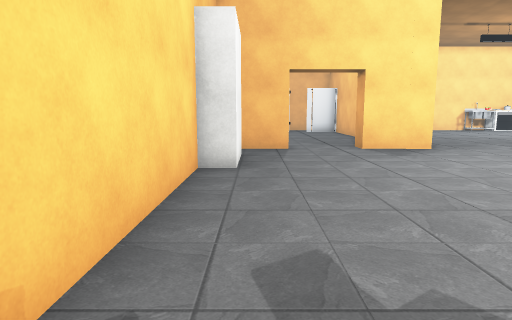
[1] (above)

24 first-person views from a walk through a 3-D level made in the Unity game engine. The camera is 1.4 m above the floor, tilts 8° down and sees 75° across. The floor is counted in squares, 1 m on a side. Each view is taken from the middle of a square. On the plan, view 1 faces up. The plan holds only what a view shows up to about 15 squares ahead; the rest is blank. The place goes on beyond the plan. The player is left out. Door leaves are left out, so doorways stand open. Some surface patterns are stand-ins.

[2]
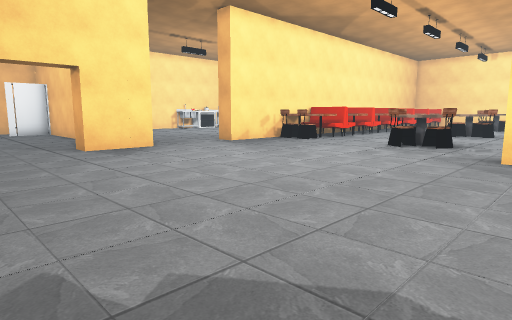

[3]
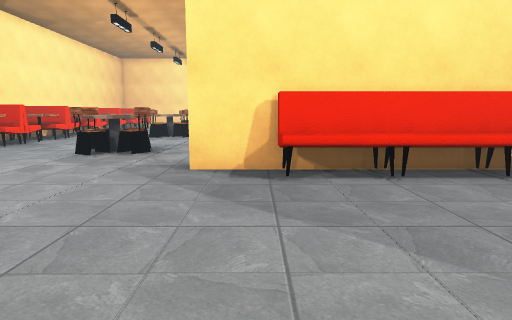

[4]
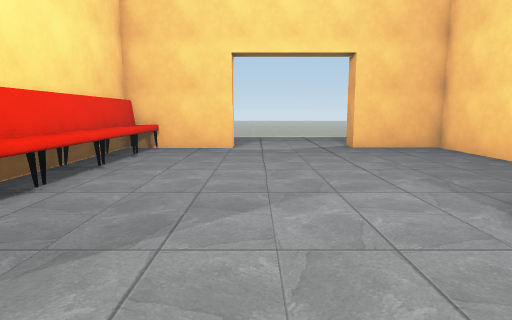

[5]
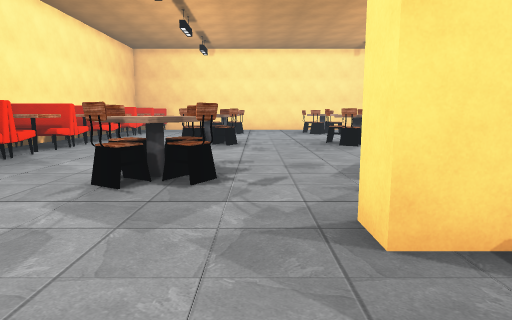

[6]
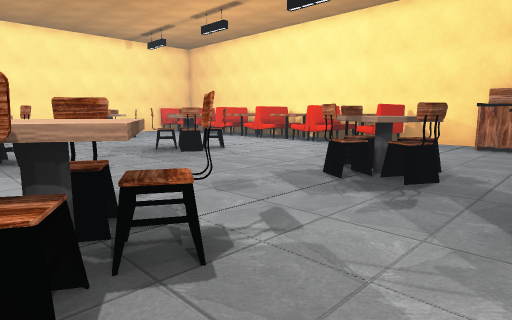

[7]
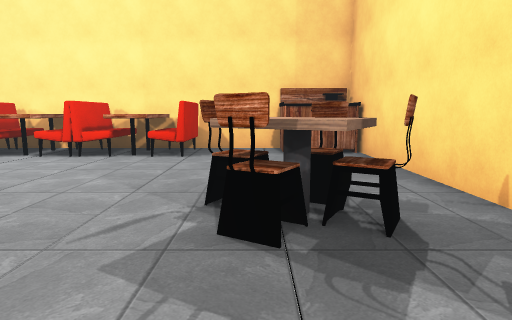

[8]
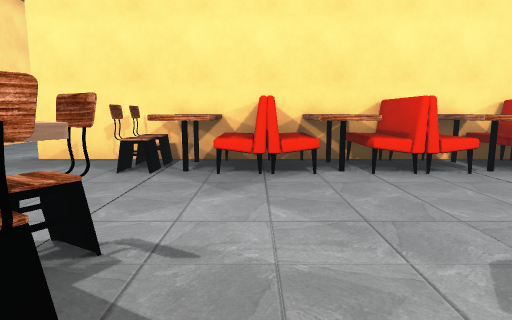

[9]
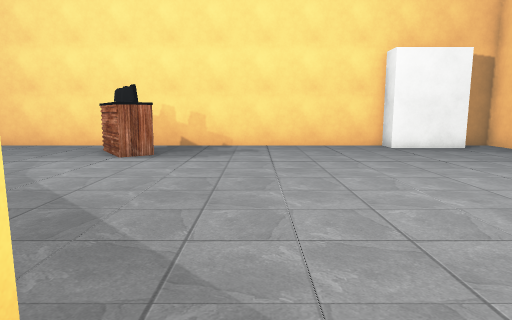

[10]
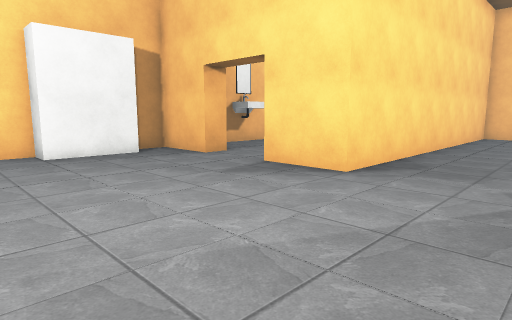

[11]
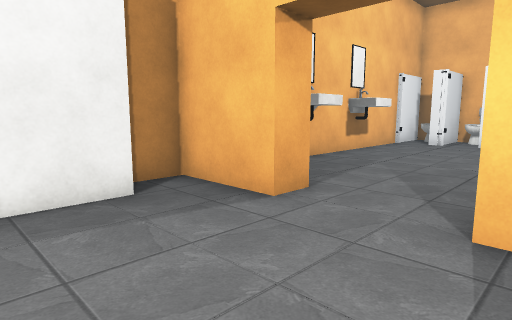

[12]
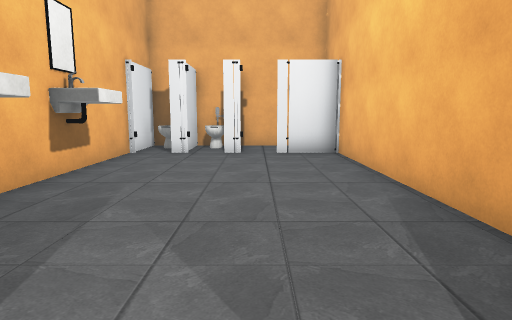

[13]
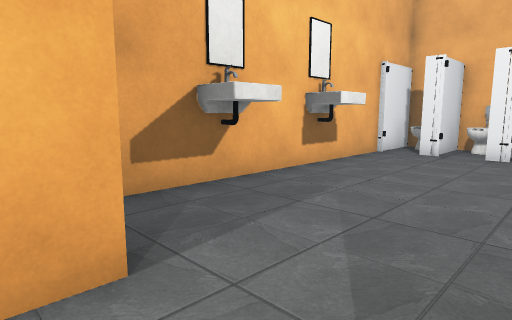

[14]
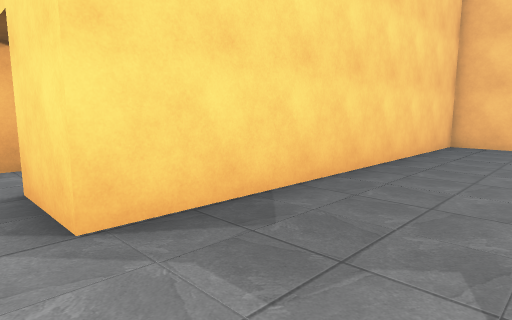

[15]
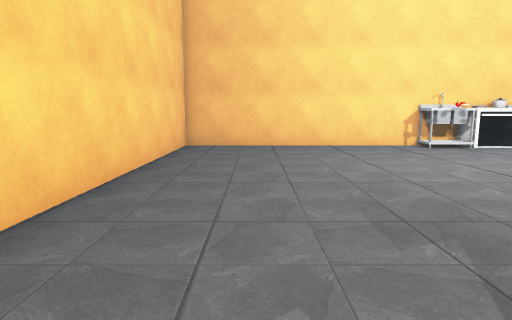

[16]
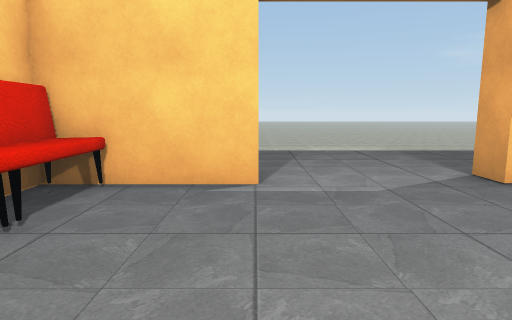

[17]
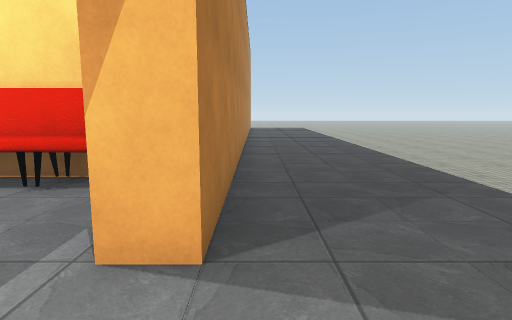

[18]
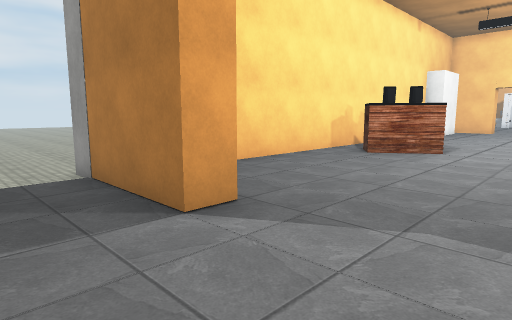

[19]
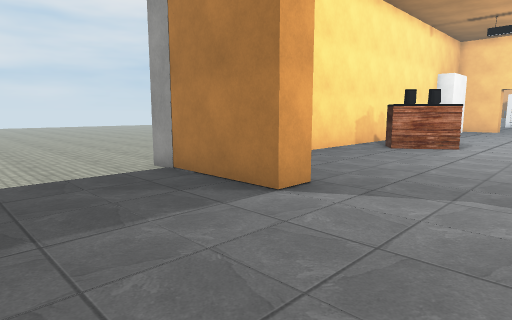

[20]
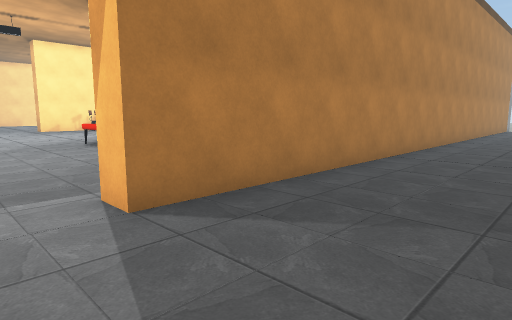

[21]
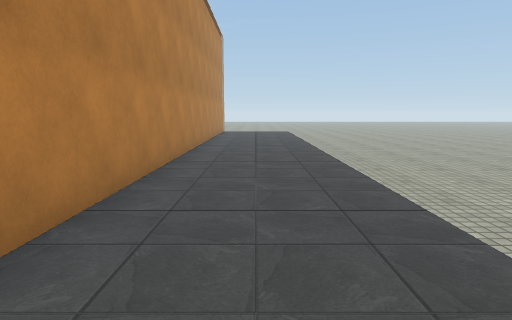

[22]
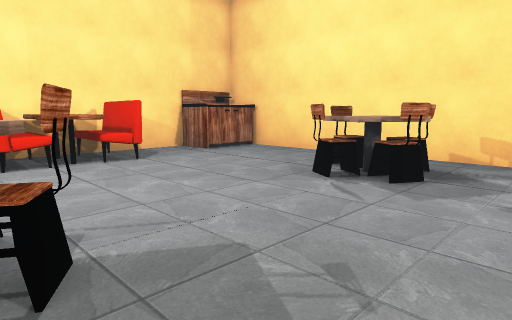

[23]
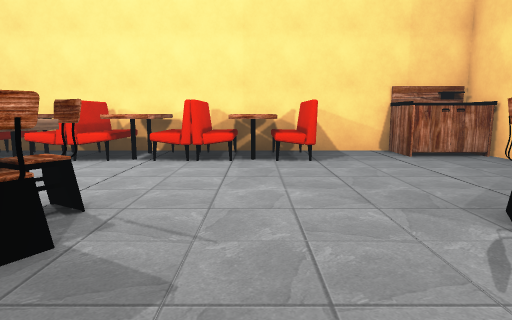

[24]
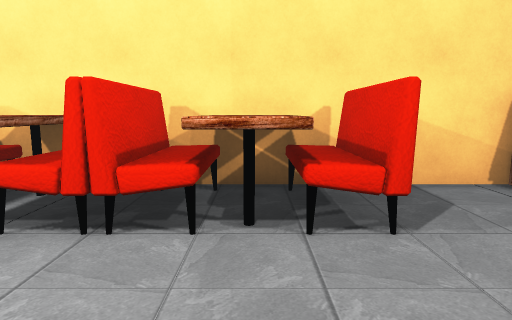

### Floor plan
Points are (right, up) in squares from view 1. A wall is a line through its corners. A room is listed if a view was taken in it or the views show most of it. See-through windows are left out.
Room 1 (views 1, 2, 3, 4, 5, 6, 7, 8, 9, 10, 11, 12, 13, 14, 16, 17, 18, 19, 20, 21, 22, 23, 24)
walls: (12.2, 0.6) (12.2, -9.4); (11.3, -0.5) (11.3, 1.7) (12.4, 1.7); (6.9, 13.1) (4.2, 13.1) (4.2, 14.2); (-0.5, 11.6) (-0.5, 8.5) (-1.5, 8.5) (-1.5, -10.5) (2.1, -10.5) (2.1, -11.5) (-2.6, -11.5); (1.3, 14.2) (1.3, 13.1) (-1.5, 13.1) (-1.5, 11.9); (5.9, 16.6) (5.9, 24.9); (14.9, -10.5) (23.5, -10.5); (23.5, 13.1) (11.2, 13.1); (23.5, -11.5) (7, -11.5) (7, -10.5) (11, -10.5); (2.5, 24.8) (1.9, 24.8); (0.6, 24.8) (0, 24.8); (-1.5, 24.9) (-1.5, 15.2)
low walls: (11.3, -3.4) (11.3, -2.5); (11.3, -8.4) (11.3, -7.5)
ways out: opening at (9, 12.2) to room 2; open door at (1.5, 25)
objects: other object (-1, 17) to (-1, 18); other object (-1, 20) to (-1, 22); other object (0, -3) to (2, -1); other object (5, 25); other object (10, -10) to (11, -8); other object (10, -7) to (11, -6); other object (10, -5) to (11, -3); other object (10, -2) to (11, -1); other object (13, -10) to (15, -9); other object (14, -2); other object (14, -1) to (15, -1); other object (14, 5); other object (14, 6) to (15, 6); other object (15, -3) to (15, -2); other object (15, 4) to (15, 5); other object (15, 11); other object (15, 12); other object (16, -3); other object (16, -2) to (17, -2); other object (16, -1) to (16, 0); other object (16, 4) to (17, 5); other object (16, 6) to (16, 7); other object (16, 11) to (16, 13); other object (17, 11) to (18, 12); other object (18, -10) to (19, -8); other object (19, 11) to (19, 12); other object (20, -10) to (20, -8); other object (20, 11) to (20, 13); other object (21, -10) to (22, -8); other object (21, 11) to (22, 12); other object (22, -2); other object (22, -1) to (23, -1); other object (22, 5); other object (22, 6) to (23, 6); other object (23, -10) to (23, -8); other object (23, -3) to (23, -2); other object (23, 4) to (23, 5); other object (23, 11) to (23, 12)
Room 2 (view 15)
walls: (20.8, 27.5) (6.9, 27.5) (6.9, 13.1)
ways out: opening at (9, 12.2) to room 1
objects: other object (17, 26) to (19, 27); other object (18, 25); other object (20, 26) to (20, 27)

Where each view was taken, in squares from view 1:
view 1: 0 up, 0 right, facing up
view 2: 0 up, 0 right, facing up-right
view 3: 0 up, 3 right, facing right
view 4: 3 up, 6 right, facing down
view 5: 3 up, 8 right, facing right
view 6: 6 up, 12 right, facing down-right
view 7: 3 up, 16 right, facing down
view 8: 3 up, 18 right, facing up
view 9: 3 up, 13 right, facing left
view 10: 6 up, 11 right, facing up-left
view 11: 9 up, 5 right, facing up-left
view 12: 13 up, 3 right, facing up
view 13: 13 up, 4 right, facing up-left
view 14: 12 up, 11 right, facing up-left
view 15: 13 up, 10 right, facing up
view 16: 4 down, 7 right, facing down
view 17: 12 down, 4 right, facing right
view 18: 14 down, 6 right, facing up-left
view 19: 16 down, 6 right, facing up-left
view 20: 16 down, 5 right, facing up-right
view 21: 14 down, 11 right, facing right
view 22: 2 up, 23 right, facing down-left
view 23: 2 up, 20 right, facing down
view 24: 4 down, 20 right, facing down
